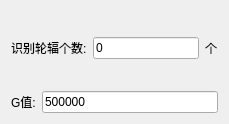
<?xml version="1.0" encoding="UTF-8"?>
<ui version="4.0">
  <class>PiModeTargetItemUI</class>
  <widget class="QWidget" name="PiModeTargetItemUI">
    <property name="geometry">
      <rect>
        <x>0</x>
        <y>0</y>
        <width>229</width>
        <height>124</height>
      </rect>
    </property>
    <property name="windowTitle">
      <string>Form</string>
    </property>
    <layout class="QVBoxLayout" name="verticalLayout">
      <item>
        <layout class="QHBoxLayout" name="horizontalLayout_6">
          <item>
            <widget class="QLabel" name="label_4">
              <property name="text">
                <string>识别轮辐个数:</string>
              </property>
            </widget>
          </item>
          <item>
            <widget class="QLineEdit" name="lineEditWheelCount">
              <property name="text">
                <string>0</string>
              </property>
            </widget>
          </item>
          <item>
            <widget class="QLabel" name="label_12">
              <property name="text">
                <string>个</string>
              </property>
            </widget>
          </item>
        </layout>
      </item>
      <item>
        <layout class="QHBoxLayout" name="horizontalLayout_8">
          <item>
            <widget class="QLabel" name="labelG">
              <property name="text">
                <string>G值:</string>
              </property>
            </widget>
          </item>
          <item>
            <widget class="QLineEdit" name="lineEditG">
              <property name="text">
                <string>500000</string>
              </property>
            </widget>
          </item>
        </layout>
      </item>
    </layout>
  </widget>
  <resources/>
  <connections/>
</ui>
